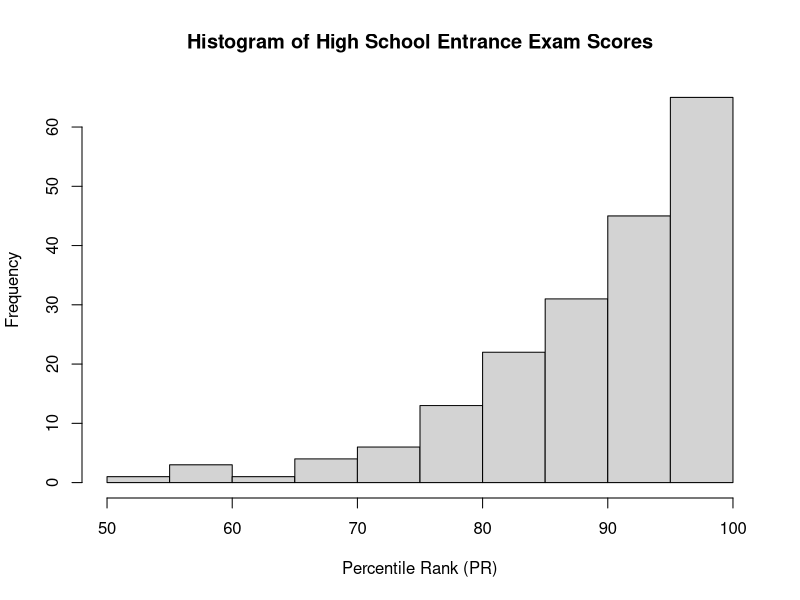
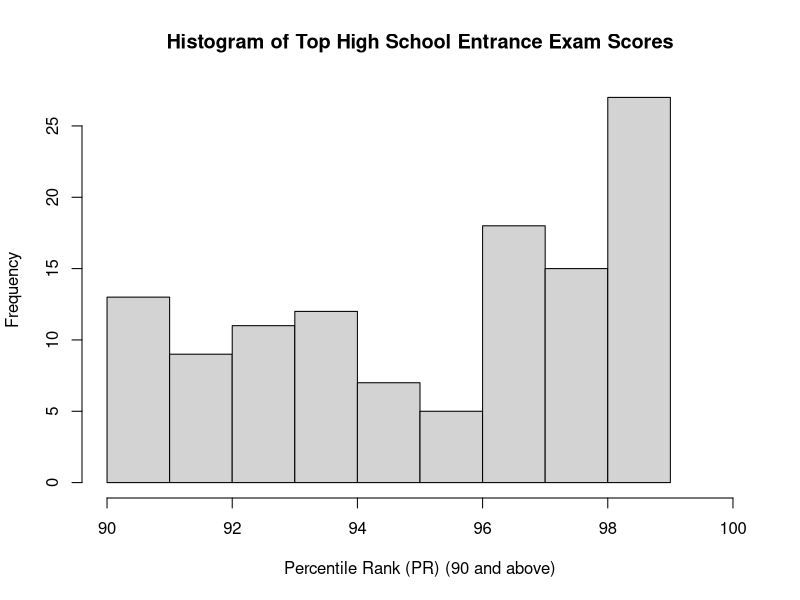

These figures' R source, in order: (Note: this script raises an error after producing the figures.)
# Data Source: ptt - SENIORHIGH
# https://www.ptt.cc/bbs/SENIORHIGH/M.1432729401.A.995.html
# 197 rows of (high school entrance exam percentile, 1st college entrance exam score)

data = read.csv("ptt_SENIORHIGH_data.csv")
View(data)

# Second version: Added titles and labels to the data visualizations.
# Clarification: Percentile Rank = PR
# Next step: Create an .Rmd file!

# ------------------------------------------------------------------------

# High school entrance exam scores: Remove missing values
uni_HS_score = data$HighSchool_PR[which(data$HighSchool_PR != -1)]
hist(uni_HS_score, main = "Histogram of High School Entrance Exam Scores",
     xlab="Percentile Rank (PR)")
summary(uni_HS_score)
#  Min. 1st Qu.  Median    Mean 3rd Qu.    Max. 
# 51.00   85.00   92.00   89.82   97.00   99.00 

uni_HS_top = uni_HS_score[which(uni_HS_score >= 90)]
length(uni_HS_top) # 117
table(uni_HS_top)
# HighSchool 90 91 92 93 94 95 96 97 98 99 
# Frequency   7  6  9 11 12  7  5 18 15 27 
hist(uni_HS_top, main = "Histogram of Top High School Entrance Exam Scores",
     xlab="Percentile Rank (PR) (90 and above)",xlim=c(90,100))

# ------------------------------------------------------------------------

# College entrance exam scores: Remove missing values
uni_college_score = data$CollegeEntrance_Score[which(data$CollegeEntrance_Score != -1)]
hist(uni_college_score, main = "Histogram of College Entrance Exam Scores",
     xlab="Score (max possible is 75)",xlim=c(30,80))
summary(uni_college_score)
# Min. 1st Qu.  Median    Mean 3rd Qu.    Max. 
# 34.0    58.0    64.5    62.7    69.0    75.0 

uni_college_top = uni_college_score[which(uni_college_score >= 65)]
length(uni_college_top) # 97
table(uni_college_top)
# College   65 66 67 68 69 70 71 72 73 74 75 
# Frequency 11 12 10  9  7 10 10 12  9  5  2
hist(uni_college_top, main = "Histogram of Top College Entrance Exam Scores",
     xlab="Score (65 and above, up to 75)",breaks=c(64:75),xlim=c(64,76))

# Seelction bias?! Both high school and college exam scores are left-skewed.

# ------------------------------------------------------------------------

# Start the correlation between HighSchool and College entrance scores

cor(data$HighSchool_PR, data$CollegeEntrance_Score)
# 0.04039068
# But this is NOT right! We need to remove the "-1" (missing values)

missing_rows = which(data$HighSchool_PR == "-1" | data$CollegeEntrance_Score == "-1")
# Indices: 6  19  71  85  88  96 132 183 195 => nine in total

# Now this is right. :)
data_corr = data[-missing_rows,]
cor(data_corr$HighSchool_PR, data_corr$CollegeEntrance_Score)
# 0.5074473

plot(data_corr$HighSchool_PR, data_corr$CollegeEntrance_Score,
     main = "Correlation Between High School and College Entrance Sores",
     xlab="High School Entrance Score Percentile Rank (PR)",
     ylab="College Entrance Score")

# ------------------------------------------------------------------------

# Looking forward: Given a good high school entrance exam score, what would happen?
data_topHS = data_corr[which(data_corr$HighSchool_PR >= 90),]
plot(data_topHS$HighSchool_PR, data_topHS$CollegeEntrance_Score,
     main ="Given a good high school entrance exam score (PR 90 and above)",
     xlab="High School Entrance Score Percentile Rank (PR)",
     ylab="College Entrance Score")
cor(data_topHS$HighSchool_PR, data_topHS$CollegeEntrance_Score)
# 0.5475427

# Looking backward: Given a good college entrance exam score, what had happened?
data_topCollege = data_corr[which(data_corr$CollegeEntrance_Score >= 65),]
plot(data_topCollege$HighSchool_PR, data_topCollege$CollegeEntrance_Score,
     main ="Given a good college entrance exam score (65 and above)",
     xlab="High School Entrance Score Percentile Rank (PR)",
     ylab="College Entrance Score")
cor(data_topCollege$HighSchool_PR, data_topCollege$CollegeEntrance_Score)
# 0.05652606 
# (Really? Because some people have low high school score, 
#                  but high college entrance score.)

# If we exclude the extreme values (typically High School PR <=80)...
data_topCollege_truncated = data_topCollege[which(data_topCollege$HighSchool_PR >= 80),]
cor(data_topCollege_truncated$HighSchool_PR, 
    data_topCollege_truncated$CollegeEntrance_Score)
# 0.3801915
# The correlation is still low,
# since there are too few data on the people with low high school PR scores.

# ------------------------------------------------------------------------

# I don't think any of the analysis is interesting, 
# but I would still like to post my code on GitHub, 
# and perhaps make an .Rmd report for reproducibility!

# Just can't believe that the data are so left-skewed.

# My high school entrance score = 95
# My college entrance score = 69
# None of them is accurate because I got admitted to much higher-ranked
# institutions, both high school and college.
# But the data pair (95, 69) seems reasonable.

# Conclusion: ptt data are a biased sample!
